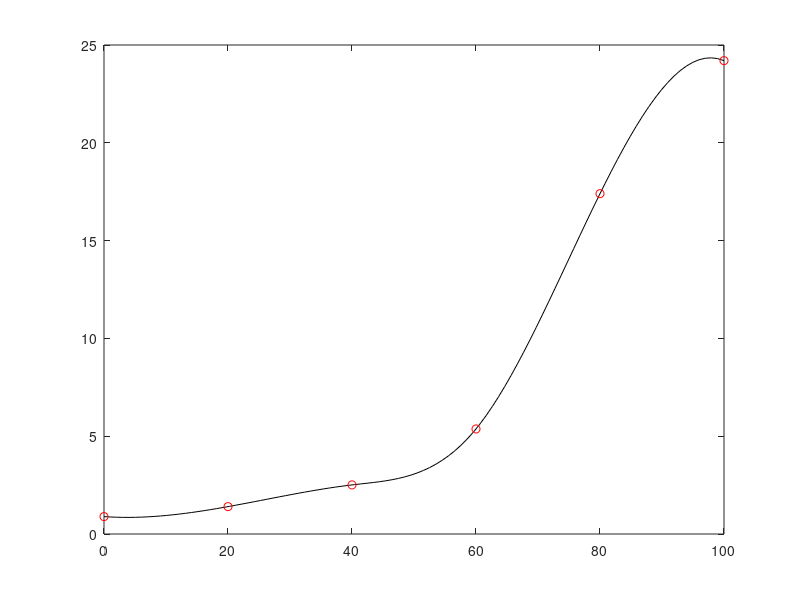

Write MATLAB code to recreate this figure.
clear
clc

conc = [0 20 40 60 80 100];
vis = [0.89 1.4 2.51 5.37 17.4 24.2];

s = spline(conc,vis);

xx = linspace(conc(1),conc(end),100);
yy = ppval(s,xx);

plot(xx,yy,'-k',conc,vis,'or')

fprintf("Viscosidad con concentracion 5 porciento: %d\n",ppval(s,5))
fprintf("Viscosidad con concentracion 63 porciento: %d\n",ppval(s,63))